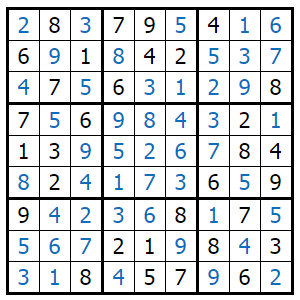
#> input picture all/chapter_03/images/sudoku.png, 300 x 300 px
$ python Number_20.py
#> lines starting #> are read from the running program, lines starting #| are printed output that depends on the picture; after the words box and inside, x2 and y2 are one past the last pixel; in counts of white or black regions, pixels touching at a corner belong together
"""
    Contours

    Contours are curves joining continuous points of the same intensity.
    To detect counters, we do the following:
        1. Convert the image to grayscale
        2. Binarize the image using any of the thresholding methods
        3. Apply the canny edge detection method
        4. Find all the contours using findContours method
        5. Draw contours using drawContours method
"""

# Detecting and drawing contours

from cv2 import (imread, imshow, waitKey, cvtColor, COLOR_BGR2GRAY, threshold, THRESH_BINARY_INV,
                 THRESH_OTSU, Canny, findContours, RETR_EXTERNAL, CHAIN_APPROX_SIMPLE, drawContours)


# Loading the image and converting to grayscale
original_image = imread("images/sudoku.png")
#> original_image is the input picture: shape (300, 300, 3); mean B, G, R 218.4, 215.8, 213
grayscale_image = cvtColor(original_image, COLOR_BGR2GRAY)
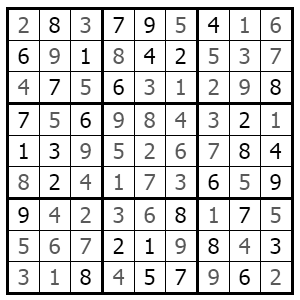
#> grayscale_image: shape (300, 300); min 0, max 255, mean 215.2
imshow("Grayscale Image", grayscale_image)

# Binarizing the image
(T, binarized_image) = threshold(grayscale_image, 0, 255, THRESH_BINARY_INV+THRESH_OTSU)
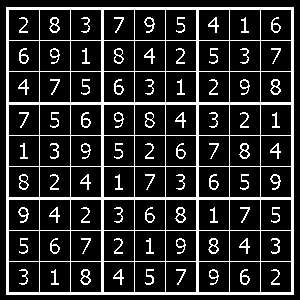
#> binarized_image: shape (300, 300); 16.4% white; 82 white regions, largest, box (x1, y1, x2, y2) and area: (6, 7, 294, 295) 10044, (49, 17, 60, 33) 77, (270, 79, 281, 95) 77
#> T = 137
imshow("Binarized Image", binarized_image)

# Applying canny function
canny_applied = Canny(binarized_image, 0, 255)
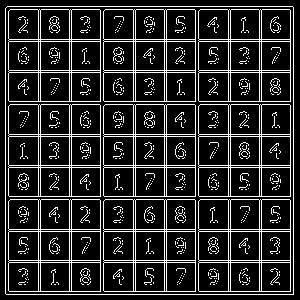
#> canny_applied: shape (300, 300); 15.7% white in thin lines or dots
imshow("Canny Applied", canny_applied)

# Finding contours
(contours, hierarchy) = findContours(canny_applied, RETR_EXTERNAL, CHAIN_APPROX_SIMPLE)
#> contours = 1 item
print(f"Number of contours determined are: {len(contours)}")
#| Number of contours determined are: 1

# Drawing contours
copied_image = grayscale_image.copy()
drawContours(copied_image, contours, -1, (0, 255, 0), 2)
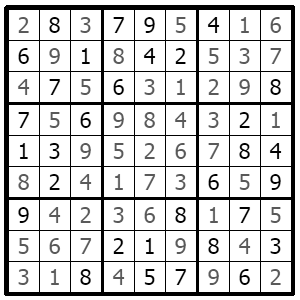
#> copied_image: shape (300, 300); 1.92% of pixels changed, all inside (x1, y1, x2, y2) = (4, 5, 295, 296)
imshow("Contours", copied_image)
waitKey(0)
